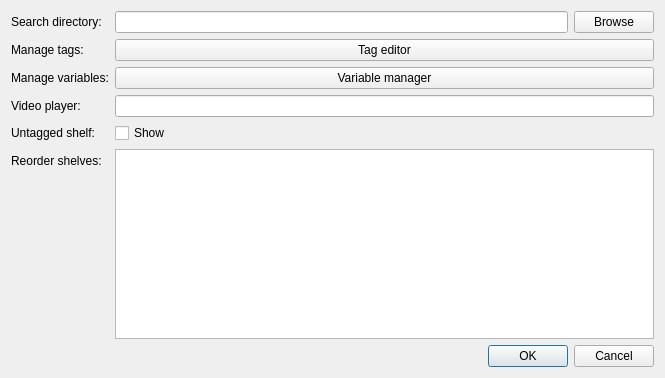
<?xml version="1.0" encoding="UTF-8"?>
<ui version="4.0">
 <class>Settings</class>
 <widget class="QDialog" name="Settings">
  <property name="geometry">
   <rect>
    <x>0</x>
    <y>0</y>
    <width>665</width>
    <height>378</height>
   </rect>
  </property>
  <property name="windowTitle">
   <string>Settings</string>
  </property>
  <layout class="QFormLayout" name="formLayout">
   <item row="1" column="0">
    <widget class="QLabel" name="label">
     <property name="text">
      <string>Search directory:</string>
     </property>
    </widget>
   </item>
   <item row="2" column="0">
    <widget class="QLabel" name="label_2">
     <property name="text">
      <string>Manage tags:</string>
     </property>
    </widget>
   </item>
   <item row="2" column="1">
    <widget class="QPushButton" name="tagEditorButton">
     <property name="text">
      <string>Tag editor</string>
     </property>
    </widget>
   </item>
   <item row="3" column="0">
    <widget class="QLabel" name="label_3">
     <property name="text">
      <string>Manage variables:</string>
     </property>
    </widget>
   </item>
   <item row="3" column="1">
    <widget class="QPushButton" name="variableManagerButton">
     <property name="text">
      <string>Variable manager</string>
     </property>
    </widget>
   </item>
   <item row="5" column="0">
    <widget class="QLabel" name="label_4">
     <property name="text">
      <string>Untagged shelf:</string>
     </property>
    </widget>
   </item>
   <item row="5" column="1">
    <widget class="QCheckBox" name="showUntaggedCheckBox">
     <property name="text">
      <string>Show</string>
     </property>
    </widget>
   </item>
   <item row="6" column="0">
    <widget class="QLabel" name="label_5">
     <property name="text">
      <string>Reorder shelves:</string>
     </property>
    </widget>
   </item>
   <item row="6" column="1">
    <widget class="QListWidget" name="orderList">
     <property name="editTriggers">
      <set>QAbstractItemView::NoEditTriggers</set>
     </property>
     <property name="dragEnabled">
      <bool>true</bool>
     </property>
     <property name="dragDropMode">
      <enum>QAbstractItemView::InternalMove</enum>
     </property>
    </widget>
   </item>
   <item row="9" column="1">
    <widget class="QDialogButtonBox" name="buttonBox">
     <property name="orientation">
      <enum>Qt::Horizontal</enum>
     </property>
     <property name="standardButtons">
      <set>QDialogButtonBox::Cancel|QDialogButtonBox::Ok</set>
     </property>
    </widget>
   </item>
   <item row="1" column="1">
    <layout class="QHBoxLayout" name="horizontalLayout">
     <item>
      <widget class="QLineEdit" name="pathEdit"/>
     </item>
     <item>
      <widget class="QPushButton" name="browseFiles">
       <property name="text">
        <string>Browse</string>
       </property>
      </widget>
     </item>
    </layout>
   </item>
   <item row="4" column="0">
    <widget class="QLabel" name="label_6">
     <property name="text">
      <string>Video player:</string>
     </property>
    </widget>
   </item>
   <item row="4" column="1">
    <widget class="QLineEdit" name="vlcEdit"/>
   </item>
  </layout>
 </widget>
 <resources/>
 <connections>
  <connection>
   <sender>buttonBox</sender>
   <signal>accepted()</signal>
   <receiver>Settings</receiver>
   <slot>accept()</slot>
   <hints>
    <hint type="sourcelabel">
     <x>248</x>
     <y>254</y>
    </hint>
    <hint type="destinationlabel">
     <x>157</x>
     <y>274</y>
    </hint>
   </hints>
  </connection>
  <connection>
   <sender>buttonBox</sender>
   <signal>rejected()</signal>
   <receiver>Settings</receiver>
   <slot>reject()</slot>
   <hints>
    <hint type="sourcelabel">
     <x>316</x>
     <y>260</y>
    </hint>
    <hint type="destinationlabel">
     <x>286</x>
     <y>274</y>
    </hint>
   </hints>
  </connection>
 </connections>
</ui>
